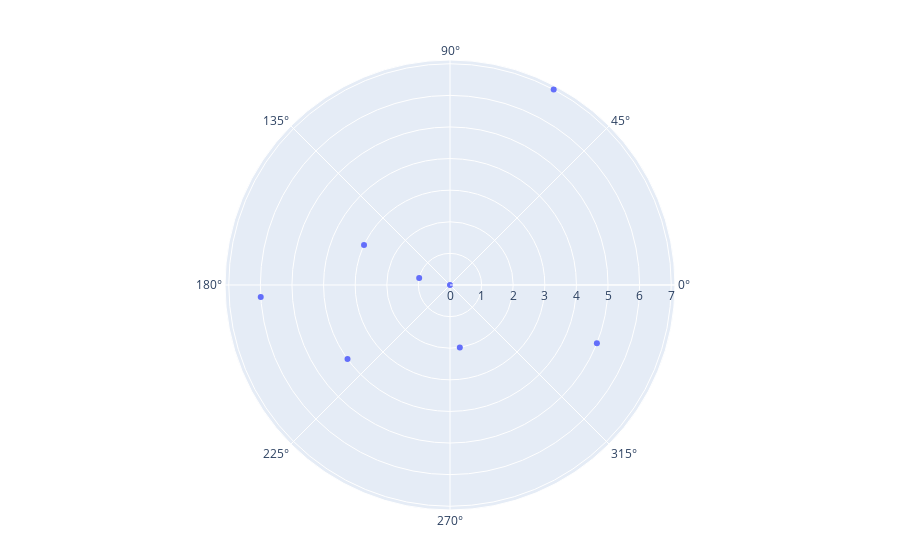

The notebook cell saved with this chart:
### Markdown cell above
## PLotting SPICE Data

### Code cell
dfSPICEposRadius = Dict("ℓ" => dfSPICEpos[!,"ℓ"],
"RADIUS" => [i for i in 1:8])
plot(scatterpolar(dfSPICEpos, r=:RADIUS, theta=:ℓ, mode="markers"))

### Figure 1 — Plotly figure (JSON) as saved in the notebook; plotly's stock layout.template omitted (floating-point values rounded to 4 significant figures)
{"data": [{"mode": "markers", "r": "RADIUS", "theta": [-77.29, 167.3, -81.06, 155.1, -144.2, -21.65, -176.4, 62.05], "type": "scatterpolar"}], "layout": {"margin": {"b": 50, "l": 50, "r": 50, "t": 60}}}
